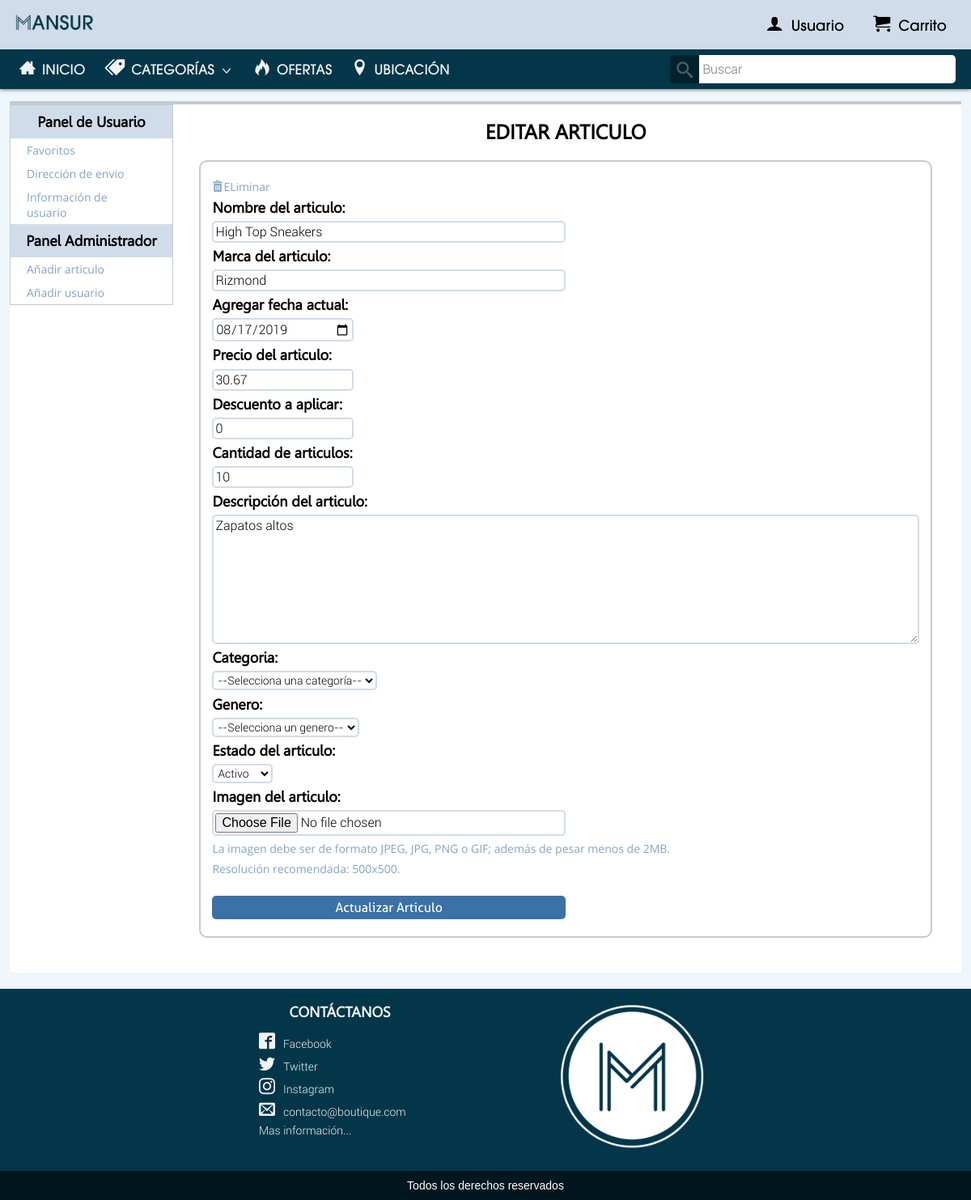
The page /USER/editarimg.php?id=50 on the database its author committed.
### tables this page shows
CREATE TABLE IF NOT EXISTS `articulo` (
  `art_id` int(11) NOT NULL AUTO_INCREMENT,
  `fecha` date NOT NULL,
  `nombre` varchar(50) NOT NULL,
  `marca` varchar(20) NOT NULL,
  `precio` decimal(6,2) NOT NULL,
  `descuento` int(3) NOT NULL,
  `descripcion` text NOT NULL,
  `img` varchar(250) NOT NULL,
  `cat_id` int(5) NOT NULL,
  `ge_id` int(5) NOT NULL,
  `estado` tinyint(1) NOT NULL,
  `tallas` tinyint(1) NOT NULL,
  `cantidad` int(5) NOT NULL,
  PRIMARY KEY (`art_id`),
  KEY `cat_id` (`cat_id`),
  KEY `ge_id` (`ge_id`),
  FULLTEXT KEY `nombre` (`nombre`,`marca`)
);

### USER/editarimg.php (the view, shortened to what this page needs)
<html>
    <head>
        <link rel='stylesheet' type='text/css' href='../RECU/CSS/Style.css' media="all">
        <link rel='stylesheet' type='text/css' href='../RECU/CSS/Fonts.css' media="all">
        <link rel='stylesheet' type='text/css' href='../RECU/CSS/S3.css' media="all">
    </head>
<body>
<?php
if(isset($uid)){
	include("ELE/menuL.php");
}else{
	include("ELE/menu.php");
}
?>
<div id="ES1">
<?php include("ELE/panel.php"); ?>
<?php
    include "../RECU/ELE/BD.php";
    $id = $_GET['id'];
    $sql = "SELECT * FROM articulo WHERE art_id = '$id'";
    $result = mysqli_query($con,$sql);
    while($mostrar=mysqli_fetch_assoc($result)){
      $cat_id = $mostrar['cat_id'];
      $ge_id = $mostrar['ge_id'];
        ?>
<div class="RE">
     <h1>EDITAR ARTICULO</h1>
     <ul class="na">
        <form method="POST" action="" enctype="multipart/form-data">
          <li><a href="<?php echo $eliminar?>"><span class="icon-eliminar"></span>ELiminar</a></li>
          <li><h3>Nombre del articulo:</h3>
          <input name="nombre" value="<?php echo $mostrar['nombre']?>"></li>
          <li><h3>Marca del articulo:</h3>
          <input name="marca" value="<?php echo $mostrar['marca']?>"></li>
          <li><h3>Agregar fecha actual:</h3>
          <input class="din" name="fecha" type="date"value="<?php echo $mostrar['fecha']?>"></li>
          <li><h3>Precio del articulo:</h3>
          <input class="din" name="precio" type="number" step="any" min="0" value="<?php echo $mostrar['precio']?>"></li>
          <li><h3>Descuento a aplicar:</h3>
          <input class="din" name="descuento" type="number" step="int" min="0" value="<?php echo $mostrar['descuento']?>"></li>
          <li><h3>Cantidad de articulos:</h3>
          <input class="din" name="cantidad" type="number" min="0" value="<?php echo $mostrar['cantidad']?>"></li>
          <li><h3>Descripción del articulo:</h3>
          <textarea name="descripcion"><?php echo $mostrar['descripcion']?></textarea></li>
          <li><h3>Categoria:</h3>
            <select name="categoria">
            <option value="<?php echo $cat_id?>">--Selecciona una categoría--</option>
          </select></li>
          <li><h3>Genero:</h3>
            <select name="genero">
            <option value="<?php echo $ge_id?>">--Selecciona un genero--</option>
          </select></li>
          <li><h3>Estado del articulo:</h3>
            <select name="estado">
                  <option value="1">Activo</option>
          </select></li>
          <li><h3>Imagen del articulo:</h3>
          <input type="file" name="imagen" ></li>
          <li><a class="T1">La imagen debe ser de formato JPEG, JPG, PNG o GIF; además de pesar menos de 2MB.</a></li>
          <li><a class="T1">Resolución recomendada: 500x500.</a></li>
          <li><button class="añ-di" name="subir">Actualizar Articulo</button></li>
          </form>
      </ul>
  </div>
<?php } ?>
</div>
<?php include("../RECU/ELE/footerU.php"); ?>

### RECU/CSS/Style.css (style rules this page uses)
@media screen and (-webkit-min-device-pixel-ratio:0) { * { margin: 0px; padding: 0px; } }
@media screen and (-webkit-min-device-pixel-ratio:0) { body { background-color: #eff7fc; } }
@media screen and (-webkit-min-device-pixel-ratio:0) { input { border-radius: 5px; background-color: #ffffff; border: 2px solid; border-color: #d0dce9; font-size: 16px; font-family: 'Roboto', 'Noto', 'Arial', 'sans-serif;'; padding: 1px; } }
@media screen and (-webkit-min-device-pixel-ratio:0) { textarea { border-radius: 5px; background-color: #ffffff; border: 2px solid; border-color: #d0dce9; font-family: 'Roboto', 'Noto', 'Arial', 'sans-serif;'; font-size: 16px; padding: 1px; } }
@media screen and (-webkit-min-device-pixel-ratio:0) { select { border-radius: 5px; background-color: #ffffff; border: 2px solid; border-color: #d0dce9; font-family: 'Roboto', 'Noto', 'Arial', 'sans-serif;'; font-size: 14px; padding: 1px; } }
@media screen and (-webkit-min-device-pixel-ratio:0) { a { text-decoration: none; } }
@media screen and (-webkit-min-device-pixel-ratio:0) { ul { list-style: none; } }
#ES1 { width: 80%; background-color: #ffffff; position: relative; margin: auto; margin-top: 125px; border-top: 4px solid rgba(193,204,210); padding-bottom: 5px; overflow: hidden; padding-bottom: 2%; }
#ES1 h1 { color: black; font-size: 25px; font-family:'Gisha', 'DengXian', 'Helvatica'; font-weight: bold; text-align: center; margin: 20px; }
@media screen and (max-width:1366px ) { #ES1 { width: 98%; } }

### RECU/CSS/S3.css (style rules this page uses)
@media screen and (-webkit-min-device-pixel-ratio:0) { * { margin: 0; padding: 0; } }
@media screen and (-webkit-min-device-pixel-ratio:0) { .RE { width: 84%; position:relative; float: left; } }
@media screen and (-webkit-min-device-pixel-ratio:0) { .RE h1 { color: black; font-size: 25px; font-family:'Gisha', 'DengXian', 'Helvatica'; font-weight: bold; text-align: center; margin: 20px; margin-bottom: 40px; } }
@media screen and (-webkit-min-device-pixel-ratio:0) { .RE ul.na { width: 80%; margin: auto; margin-bottom: 2%; border: 2px solid rgba(193,204,210); border-radius: 10px; padding: 1.5%; } }
@media screen and (-webkit-min-device-pixel-ratio:0) { .RE ul li { margin-top: 0.7%; margin-bottom: 0.7%; } }
@media screen and (-webkit-min-device-pixel-ratio:0) { .RE ul li h3 { color: black; font-size: 18px; font-family:'Gisha', 'DengXian', 'Helvatica'; font-weight: bold; text-align: left; margin: 0; } }
@media screen and (-webkit-min-device-pixel-ratio:0) { .RE ul li a.T1 { color: grey; font-size: 14px; font-family: 'Roboto', 'Noto', 'Arial', 'sans-serif;'; } }
@media screen and (-webkit-min-device-pixel-ratio:0) { .RE ul li input { margin-top: 0.7%; width: 50%; padding: 2px; } }
@media screen and (-webkit-min-device-pixel-ratio:0) { .RE ul li input.din { width: 20%; } }
@media screen and (-webkit-min-device-pixel-ratio:0) { .RE ul li textarea { margin-top: 0.7%; width: 50%; padding: 2px; } }
@media screen and (-webkit-min-device-pixel-ratio:0) { .RE ul li select { margin-top: 0.7%; } }
@media screen and (-webkit-min-device-pixel-ratio:0) { .RE ul li button { font-size: 16px; font-family: 'Aller', 'Bahnschrift SemiBold', 'Arial'; color: white; padding: 5px; width: 30%; background: #3B71A6; border-radius: 5px; border: none; margin-top: 0.7%; -webkit-transition: all .15s ease; -moz-transition: all .15s ease; -ms-transition: all .15s ease; -o-transition: all .15s ease; transition: all .15s ease; } }
@media screen and (-webkit-min-device-pixel-ratio:0) { .RE ul.na li textarea { width: 100%; height: 20%; } }
@media screen and (-webkit-min-device-pixel-ratio:0) { .RE ul.na li button { margin-top: 2%; width: 50%; } }
@media screen and (-webkit-min-device-pixel-ratio:0) { .RE ul.na li a { color: #82A4C6; font-size: 14px; font-family:'Open Sans', 'Bahnschrift', 'Arial'; font-style: bold; } }
@media screen and (max-width:1366px ) { .RE { width: 82%; } }
@media screen and (max-width:1366px ) { .RE ul.na { width: 90%; } }
@media screen and (max-width:1280px ) { .RE { width: 82.5%; } }

### rows shown on the page
articulo: nombre "High Top Sneakers", marca "Rizmond", precio "30.67", descuento "0", cantidad "10", descripcion "Zapatos altos"
